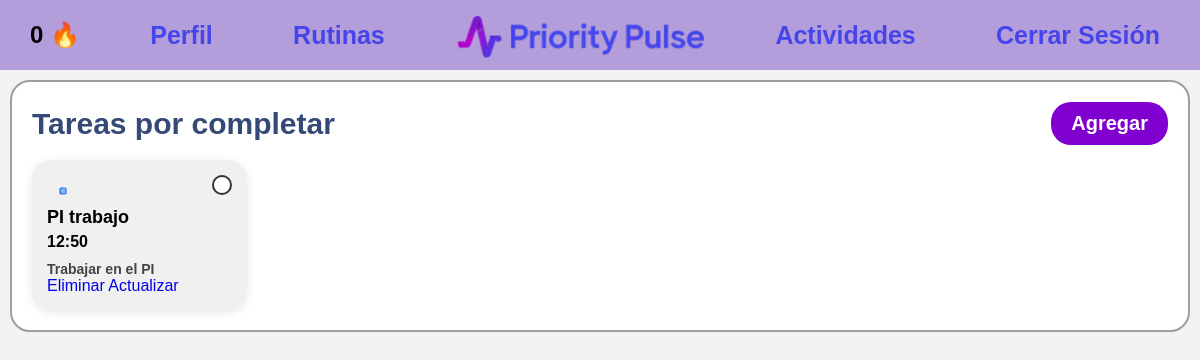
The page /actividades (signed in) on the database as committed earlier.
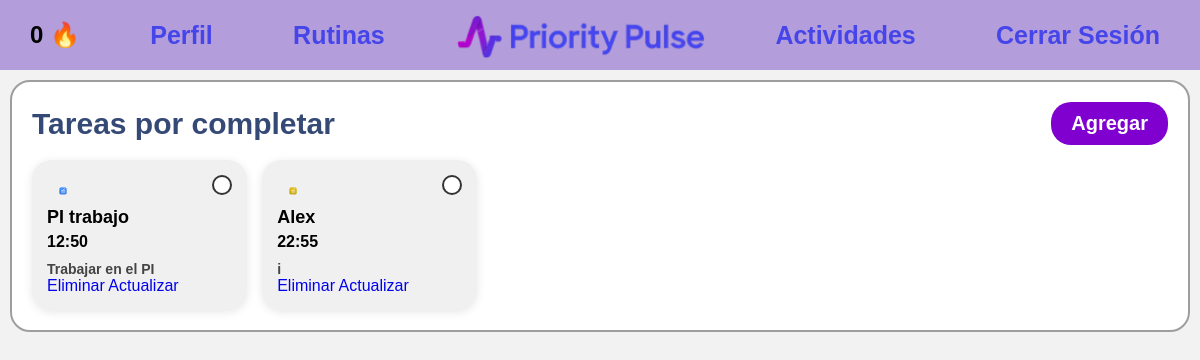
The same page on the database as committed later.
### PI-main/tablas/actividades.py (models this page shows)
class Actividades(db.Model):
    __tablename__ = 'actividades'
    id = db.Column(db.Integer, primary_key=True)
    titulo = db.Column(db.String(100), nullable=False)
    fecha = db.Column(db.Date, nullable=True)
    repetir = db.Column(db.String(20), nullable=True)  # diario, semanal, mensual
    hora = db.Column(db.Time, nullable=True)
    prioridad = db.Column(db.String(10), nullable=True)  # alta, media, baja
    descripcion = db.Column(db.Text, nullable=True)
    imagen = db.Column(db.String(200), nullable=True)  # ruta a la imagen
    completada = db.Column(db.Boolean, default=False, nullable=False)
    estado = db.Column(db.Integer, default=1, nullable=False)
    usuario_id = db.Column(db.Integer, db.ForeignKey('usuarios.id'), nullable=False)
    usuario = db.relationship('Usuarios', backref='actividades')

### PI-main/app.py (the view, shortened to what this page needs)
@main.route('/actividades', methods=['GET', 'POST'])
def actividades():
    global racha, color_racha
    racha = 0
    color_racha = 'default'
    errores = {}
    usuario_id = session.get('usuario_id')
    if not usuario_id:
        flash('Debes iniciar sesión para continuar')
        return redirect(url_for('main.login'))
    try:
        actividades_usuario = tablas.Actividades.query.filter_by(usuario_id=usuario_id, estado=1).all()
        print(f"Actividades del usuario {usuario_id}: {actividades_usuario}")
        if not actividades_usuario:
            errores['no_actividades'] = 'Error al obtener actividades.'
            return render_template('actividades.html', tareas_importantes=[], racha=racha, color_racha=color_racha, errores=errores)
        tareas_importantes = []
        for actividad in actividades_usuario:
            tareas_importantes.append({
                'id': actividad.id,
                'titulo': actividad.titulo,
                'descripcion': actividad.descripcion,
                'hora': actividad.hora.strftime('%H:%M') if actividad.hora else '',
                'imagen': actividad.imagen,
                'completada': False
            })
        print(f"Tareas importantes: {tareas_importantes}")
    except SQLAlchemyError as e:
        errores['actividades_error'] = 'Error al obtener actividades de la base de datos'
        print(f"Error al obtener actividades de la base de datos: {e}")
        tareas_importantes = []
    except Exception as e:
        errores['actividades_error'] = 'Error al obtener actividades'
        print(f"Error al obtener actividades: {e}")
        tareas_importantes = None
    return render_template('actividades.html', tareas_importantes=tareas_importantes, racha=racha, color_racha=color_racha, errores=errores)

### PI-main/app.py (called while the page is built)
@app.before_request
def create_tables():
    db.create_all()

### PI-main/templates/actividades.html (shortened to what this page needs)
<!DOCTYPE html>
<html lang="es">
<head>
    <link rel="stylesheet" href="{{ url_for('static', filename='css/actividades.css') }}">
    <link rel="stylesheet" href="https://cdn.jsdelivr.net/npm/sweetalert2@11.22.2/dist/sweetalert2.min.css">
</head>
<body>
    {% include 'navbar.html' %}
    {% if errores and errores.no_actividades %}
        <div class="calendario-header">
            <h2>No hay actividades para mostrar</h2>
            <a href="{{ url_for('main.NvActividad') }}" class="crear-actividad-btn"><h2>Crear mi nueva actividad</h2></a>
        </div>
    {% elif tareas_importantes|length > 0 %}
        <div class="Tareas_Dia">
            <section class="calendario">
                <div class="calendario-header">
                    <h2>Tareas por completar</h2>
                    <a href="{{ url_for('main.NvActividad') }}" class="agregar-btn">Agregar</a>
                </div>
                <div class="tarjetas calendario-grid">
                    {% for tarea in tareas_importantes %}
                    <div class="tarjeta {% if tarea.completada %}completada{% endif %}">
                        <img src="{{ tarea.imagen }}" class="icono-tarea">
                        <h3>{{ tarea.titulo }}</h3>
                        <span>{{ tarea.hora }}</span>
                        <p class="descripcion">{{ tarea.descripcion }}</p>
                        <input type="checkbox" class="custom-checkbox" {% if tarea.completada %}checked{% endif %} data-idx="{{ loop.index0 }}">
                        <div class="acciones">
                            <a href="javascript:void(0)" class="btn-eliminar" onclick="confirmarEliminacion('{{ tarea.id }}')">Eliminar</a>
                            <a href="{{ url_for('main.editar_actividad', id=tarea.id) }}" class="btn-actualizar">Actualizar</a>
                        </div>
                    </div>
                    {% endfor %}
                </div>
            </section>
        </div>
    {% else %}
        <div class="calendario-header">
            <h2>Hay un pequeño inconveniente para mostrar las tareas</h2>
        </div>
    {% endif %}
</body>
</html>

### PI-main/templates/navbar.html (shortened to what this page needs)
<nav class="navbar">
  <div class="box">
    <button class="open-modal-btn">
      <span id="racha-fuego" class="racha {% if color_racha == 'gold' %}gold{% endif %}">
        <span id="racha-contador">{{ racha }}</span> 🔥
      </span>
    </button>
  </div>
  <a href="{{ url_for('main.perfil') }}">Perfil</a>
  <a href="{{ url_for('main.rutinas') }}">Rutinas</a>
  <img src="{{ url_for('static', filename='img/logo.png') }}" alt="Logo" class="logo-nav">
  <a href="{{ url_for('main.actividades') }}">Actividades</a>
  <a href="{{ url_for('main.login') }}">Cerrar Sesión</a>
</nav>

### PI-main/static/css/actividades.css (style rules this page uses)
* { box-sizing: border-box; margin: 0; padding: 0; font-family: 'Montserrat', sans-serif; }
body { min-height: 100vh; background: #f2f2f2; }
.navbar { display: flex; justify-content: space-between; align-items: center; background: #b39ddb; padding: 10px 30px; font-weight: bold; }
.navbar a { color: #4545EA; text-decoration: none; margin: 0 10px; font-size: 25px; font-weight: bolder; }
a { text-decoration: none; }
.navbar .logo-nav { height: 50px; }
.box { display: flex; align-items: center; }
h2 { font-size: 30px; font-weight: 800; color: #354976; }
.Tareas_Dia { padding: 10px; }
.calendario { background: #ffffff; padding: 20px; border-radius: 20px; margin-bottom: 20px; border: 2px solid #9e9e9e; }
.icono-tarea { width: 32px; height: 32px; margin-right: 10px; object-fit: contain; }
.custom-checkbox { appearance: none; width: 20px; height: 20px; border: 2px solid #333; border-radius: 50%; background: white; position: absolute; right: 15px; cursor: pointer; transition: all 0.2s ease; }
.importantes-header, .calendario-header { display: flex; justify-content: space-between; align-items: center; margin-bottom: 15px; }
.editar-btn, .agregar-btn { background: #8000d0; color: white; border: none; border-radius: 20px; padding: 10px 20px; font-size: 20px; cursor: pointer; font-weight: bold; }
.tarjetas { display: flex; flex-wrap: wrap; gap: 15px; justify-content: flex-start; }
.calendario-grid { display: grid; grid-template-columns: repeat(auto-fill, minmax(180px, 1fr)); gap: 15px; }
.tarjeta { flex: 1; min-width: 180px; max-width: 260px; background: #f0f0f0; border-radius: 20px; padding: 15px; display: flex; flex-direction: column; position: relative; box-shadow: 0 2px 10px rgba(0,0,0,0.1); transition: background 0.3s, transform 0.3s; }
.tarjeta h3 { font-size: 18px; margin-bottom: 5px; }
.tarjeta span { font-weight: bolder; font-size: 16px; margin-bottom: 5px; }
.tarjeta .descripcion { font-size: 14px; font-weight: bolder; color: #444; flex-grow: 1; margin-top: 5px; }
.tarjeta input[type="checkbox"] { position: absolute; right: 15px; top: 15px; }
.open-modal-btn { background: transparent; border: none; padding: 0; margin: 0; box-shadow: none; outline: none; cursor: default; }
.racha { font-weight: bold; font-size: 24px; animation: fuego 1.5s infinite alternate; }

Rows that differ between the two databases and show on the page:
added Actividades: imagen (picture), titulo "Alex", hora "22:55", descripcion "i"
